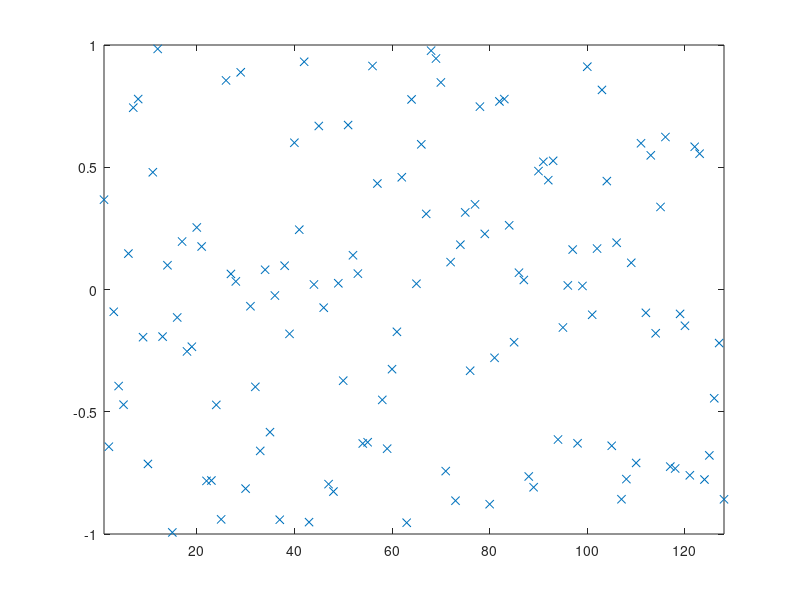

Write MATLAB code to recreate this figure. (Note: this script raises an error after producing the figure.)
% script <a href="matlab:NR_BitonicSortTest">NR_BitonicSortTest</a>
% Test <a href="matlab:help NR_BitonicSort">NR_BitonicSort</a> on a random set of data.
% Numerical Renaissance codebase, Chapter 7, https://github.com/tbewley/NR
% Copyright 2022 by Thomas Bewley, distributed under BSD 3-Clause License. 

n=2^7; D=2*rand(n,1)-1; close all, plot(D(:,1),'x'), axis([1 n -1 1]), pause(0.5)
[D,index]=NR_BitonicSort(D,1,n);      plot(D(:,1),'x'), axis([1 n -1 1])

% end script NR_BitonicSortTest
